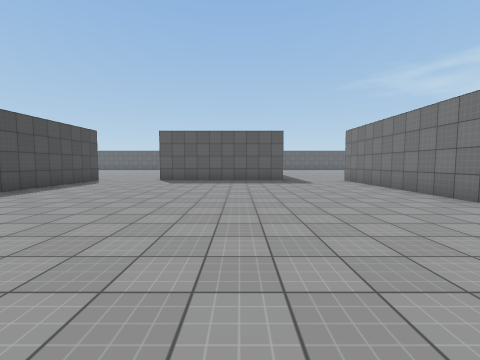
View 1 (above)

22 first-person views from a walk through a Unity game level. The camera is 1.4 m above the floor, tilts 4° down and sees 90° across. The floor is counted in squares, 2 m on a side. Each view is taken from the middle of a square. On the plan, view 1 faces up. The plan holds only what a view shows up to about 9 squares ahead; the rest is blank. The player is left out. Surface patterns are stand-ins for the level's own textures.

View 2
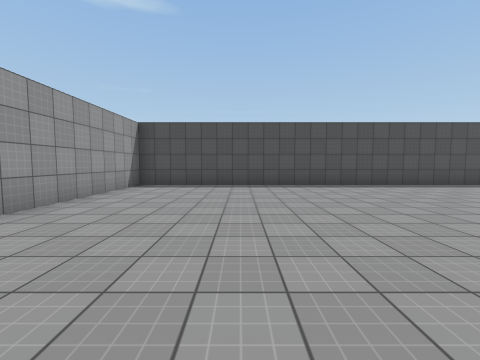

View 3
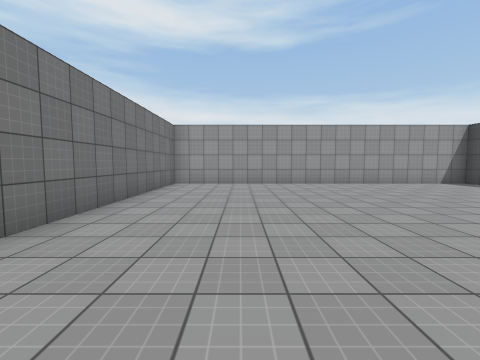

View 4
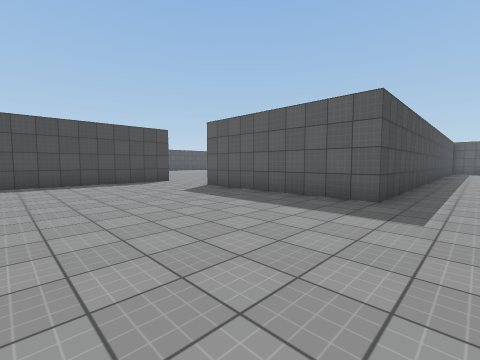

View 5
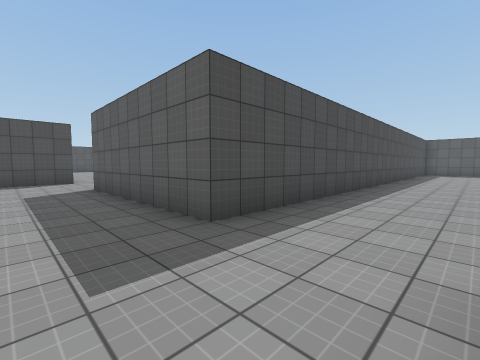

View 6
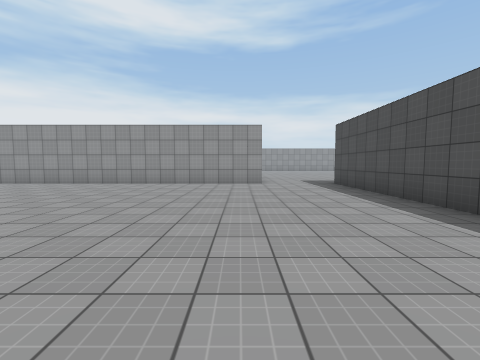

View 7
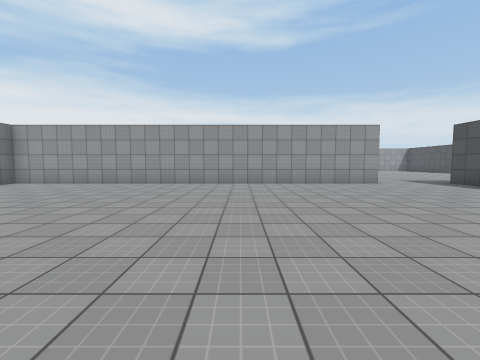

View 8
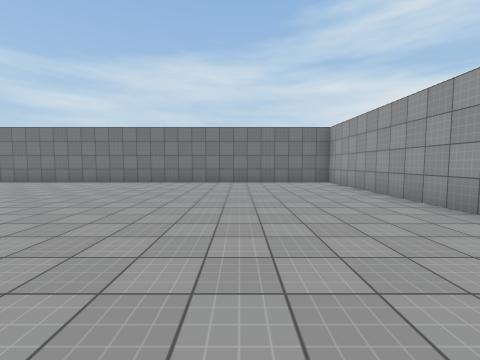

View 9
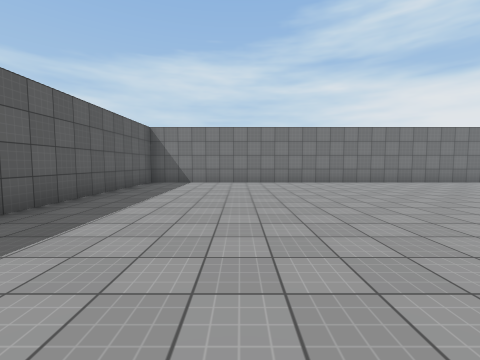

View 10
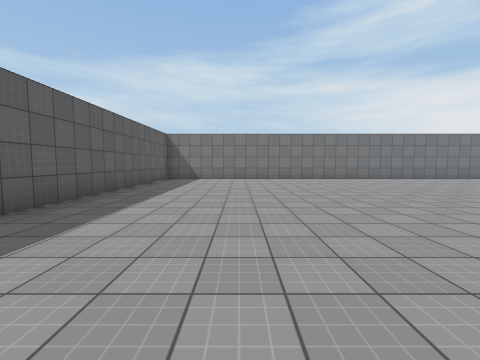

View 11
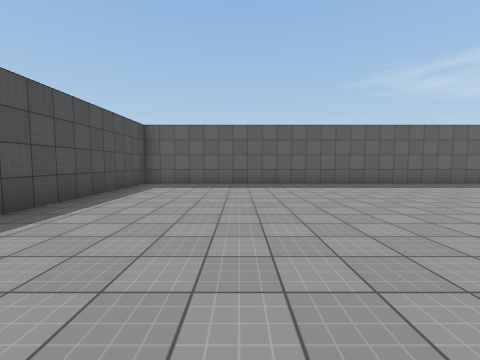

View 12
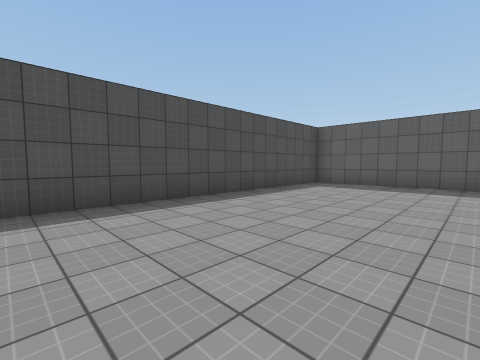

View 13
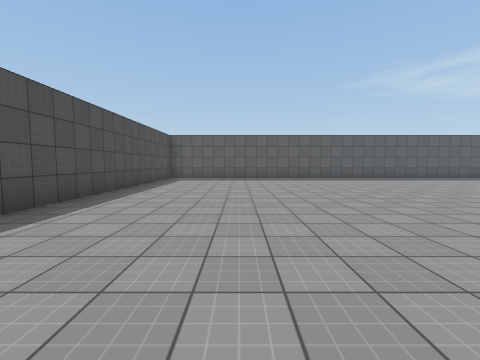

View 14
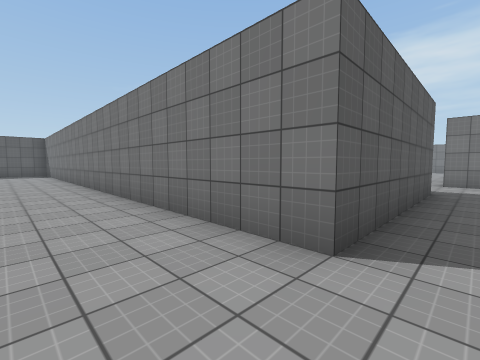

View 15
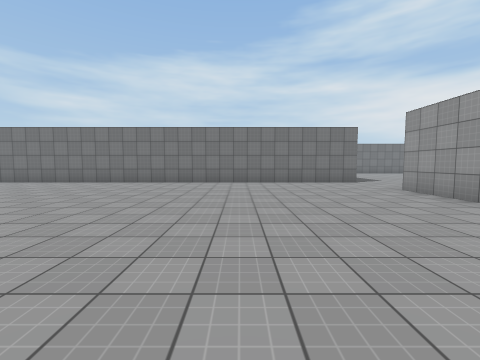

View 16
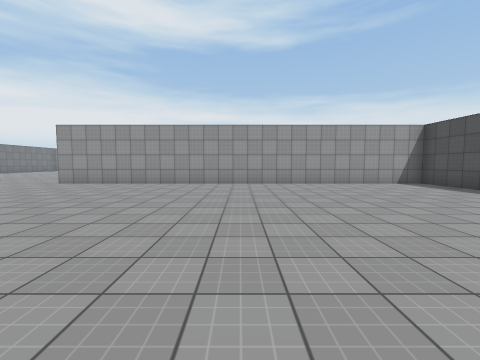

View 17
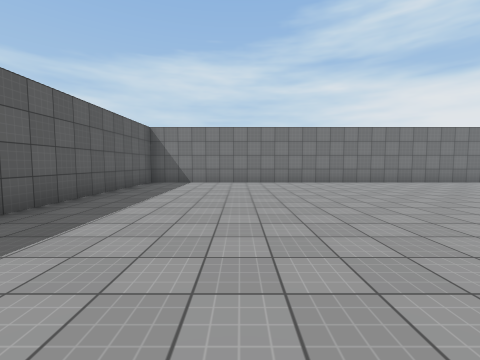

View 18
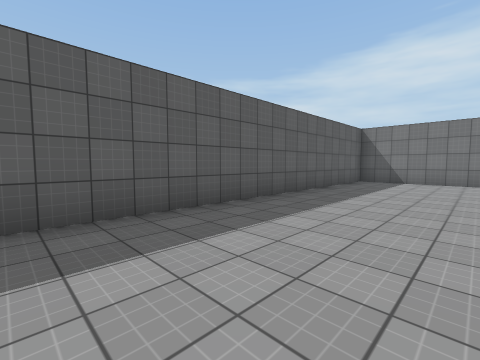

View 19
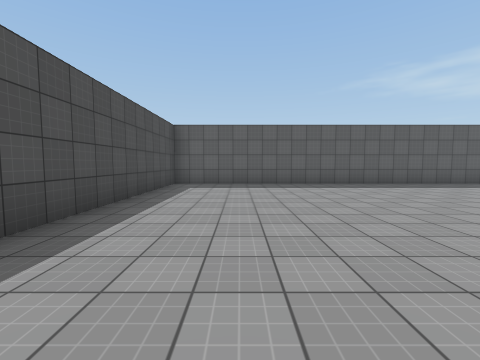

View 20
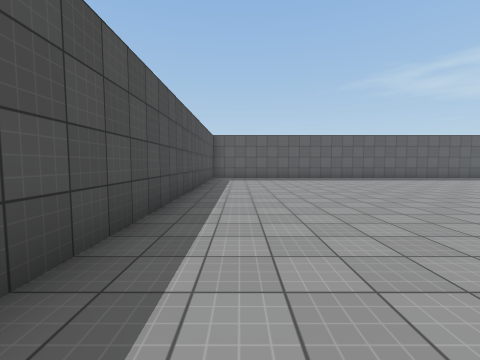

View 21
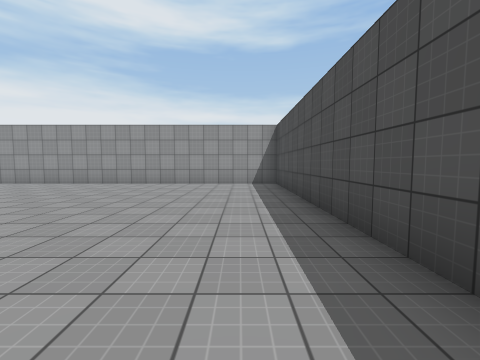

View 22
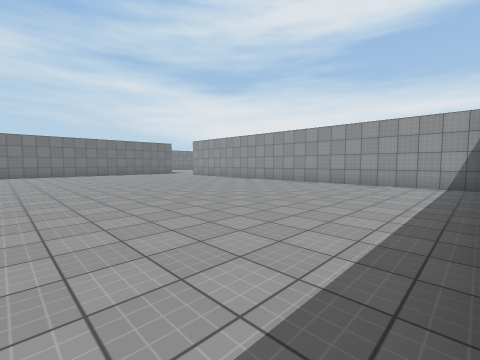

### Floor plan
Ten units are one square. View 1 is at (0, 0); x grows to the right and y downward. Boxes are objects, and circles mark ways between rooms. Rooms are numbered by the first view taken in them; rooms with no view inside come last. Other rooms are left out.
<svg viewBox="-187 -257 359 294">
<path fill="none" stroke="#000" d="M18 -98 -32 -98M-57 -97 -57 32 42 32 42 -97M42 -97 167 -97 167 -252 18 -252 18 -98M-32 -98 -32 -252 -182 -252 -182 -97 -57 -97"/>
<circle cx="30" cy="-93" r="3" fill="#2a7"/>
<circle cx="-45" cy="-95" r="3" fill="#2a7"/>
<text x="-10" y="-30">1</text>
<text x="90" y="-180">2</text>
<text x="-110" y="-180">3</text>
</svg>
Room 1 opens to room 2. Room 1 opens to room 3.

Where each view was taken, in squares from view 1:
view 1: 0 up, 0 right, facing up
view 2: 0 up, 2 right, facing left
view 3: 5 up, 2 right, facing down
view 4: 5 up, 3 right, facing up-left
view 5: 8 up, 4 right, facing up-left
view 6: 18 up, 5 right, facing down
view 7: 18 up, 9 right, facing down
view 8: 13 up, 8 right, facing right
view 9: 22 up, 8 right, facing right
view 10: 22 up, 6 right, facing right
view 11: 17 up, 5 right, facing up
view 12: 17 up, 6 right, facing up-left
view 13: 14 up, 5 right, facing up
view 14: 9 up, 5 left, facing up-right
view 15: 14 up, 12 left, facing right
view 16: 18 up, 12 left, facing down
view 17: 22 up, 12 left, facing right
view 18: 22 up, 13 left, facing up-right
view 19: 17 up, 16 left, facing up
view 20: 14 up, 17 left, facing up
view 21: 18 up, 17 left, facing down
view 22: 18 up, 18 left, facing down-right
